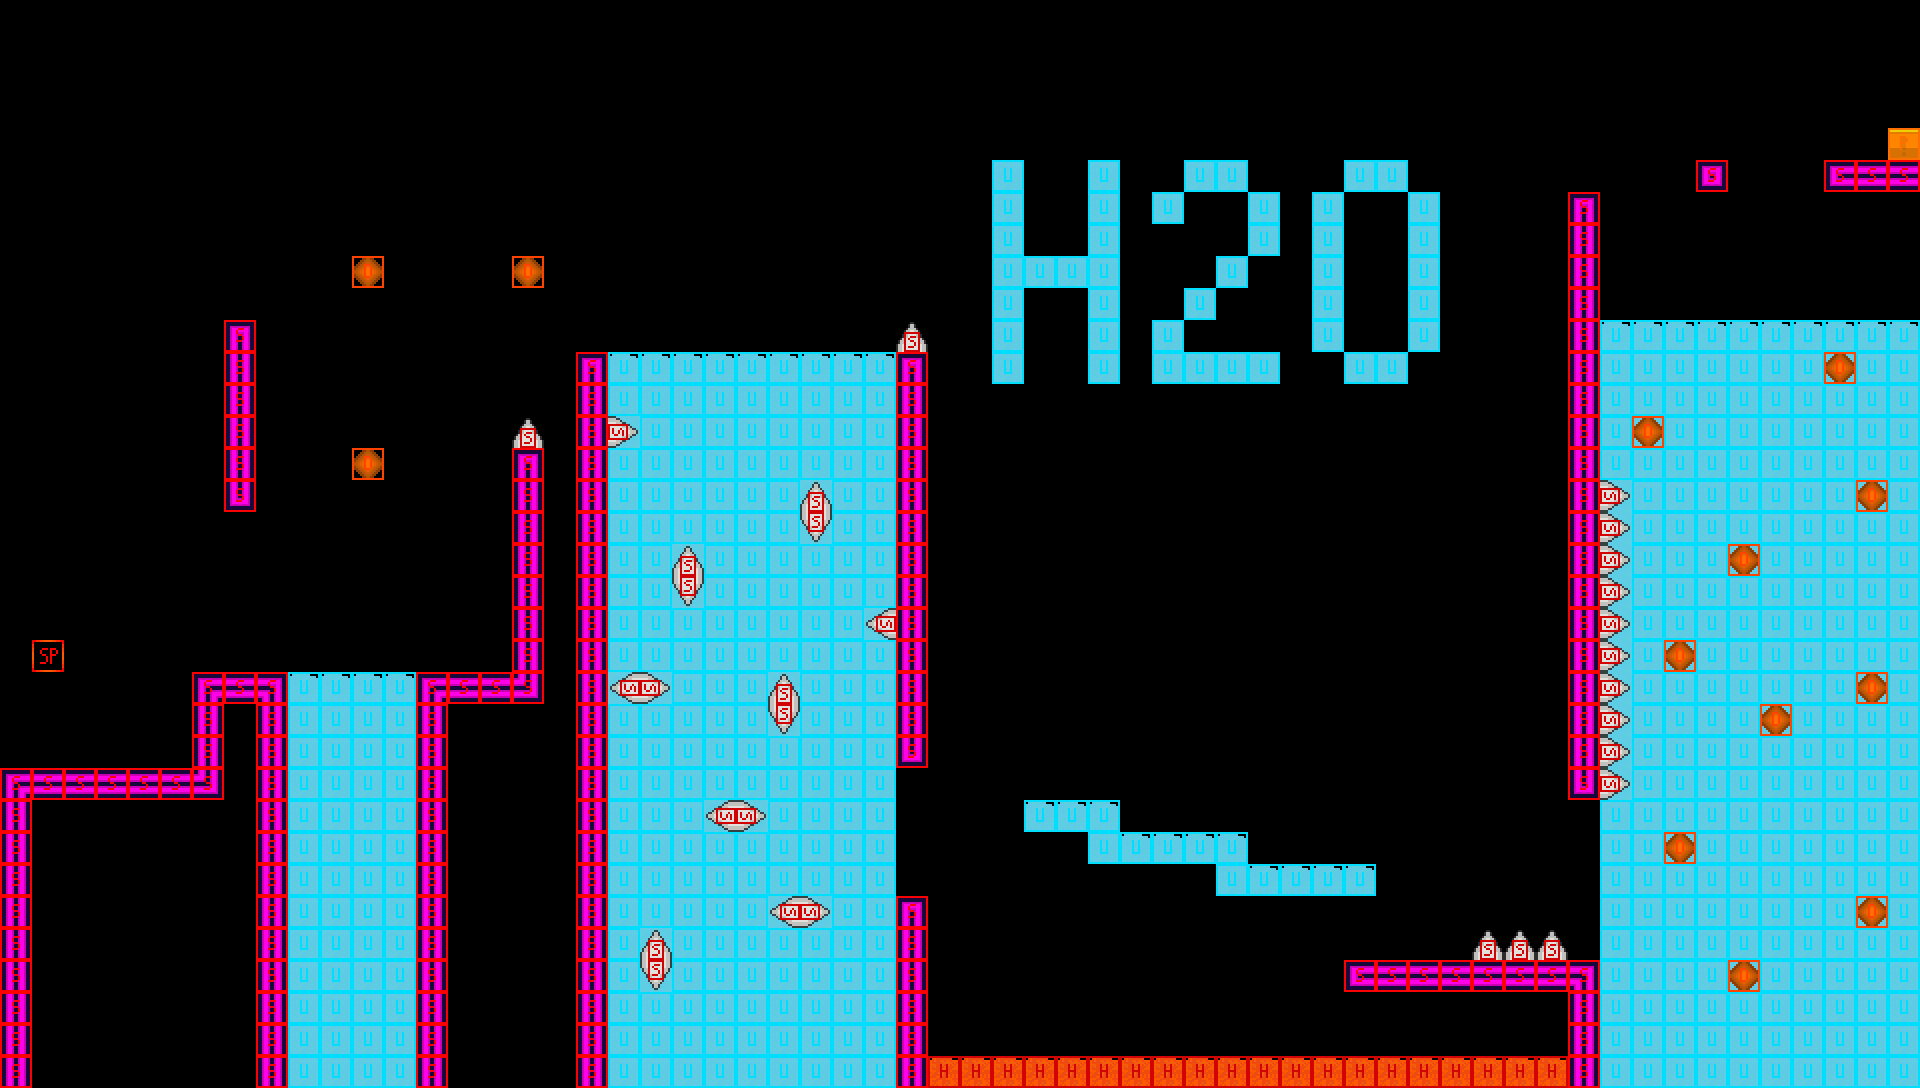

Below is a game level as drawn by its tile map, then a one-line description and the .tmx that defines it (tile-layer data replaced by summaries):
An orthogonal 60x34 tile map with 32x32 px tiles, 3 tile layers (back, normal, collision), 2 tilesets.

<map version="1.10" tiledversion="1.11.1" orientation="orthogonal" renderorder="right-down" width="60" height="34" tilewidth="32" tileheight="32" infinite="0" nextlayerid="4" nextobjectid="1">
 <tileset firstgid="1" source="normal_tileset.tsx" />
 <tileset firstgid="65" source="collision_tileset.tsx" />
 <layer id="2" name="back" width="60" height="34">
  <data>[2040 cells, 554 non-empty, 2 distinct tile ids]</data>
 </layer>
 <layer id="1" name="normal" width="60" height="34">
  <data>[2040 cells, 203 non-empty, 16 distinct tile ids]</data>
 </layer>
 <layer id="3" name="collision" width="60" height="34">
  <data>[2040 cells, 722 non-empty, 10 distinct tile ids]</data>
 </layer>
</map>
